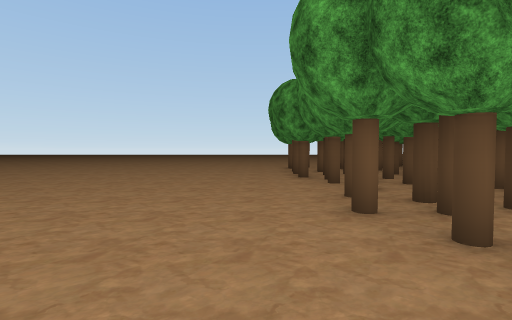
View 1 (above)

20 first-person views from a walk through a Unity game level. The camera is 1.4 m above the floor, tilts 2° down and sees 85° across. The floor is counted in squares, 2 m on a side. Each view is taken from the middle of a square. On the plan, view 1 faces up. The plan holds only what a view shows up to about 9 squares ahead; the rest is blank. The place goes on beyond the plan. Some trees and plants on the terrain are drawn as simple stand-ins. The player is left out.

View 2
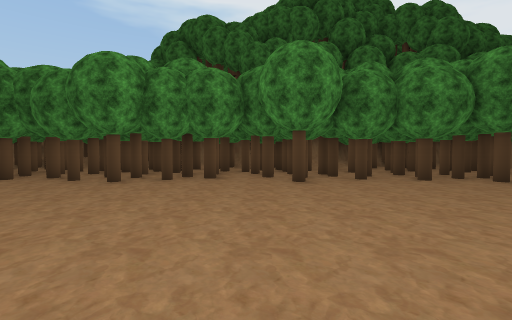

View 3
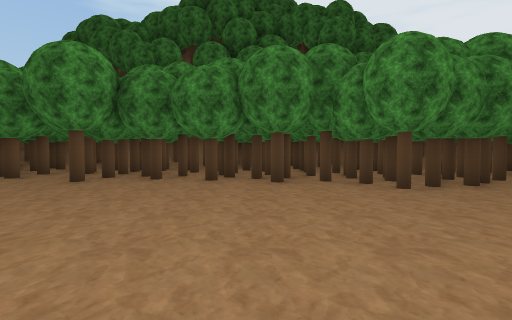

View 4
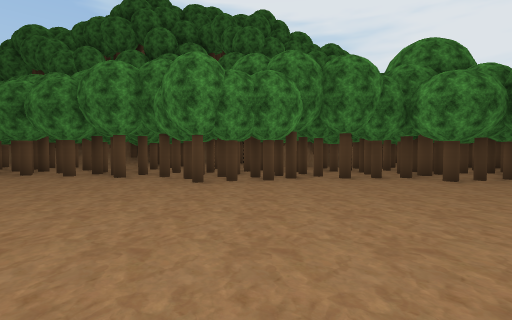

View 5
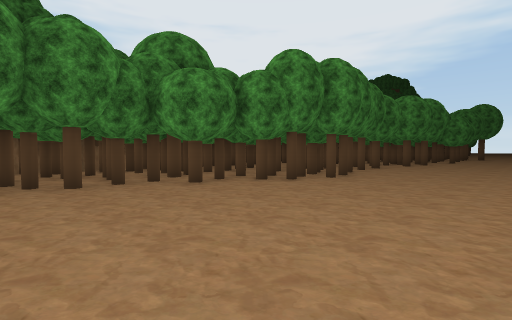

View 6
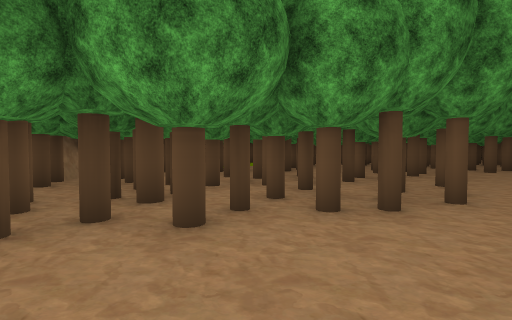

View 7
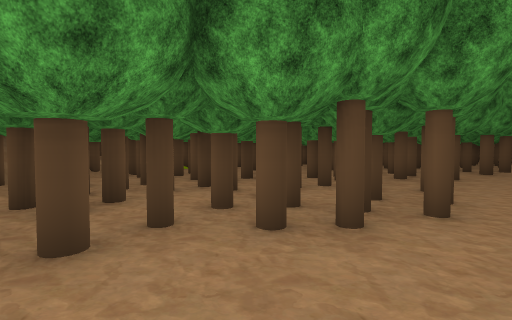

View 8
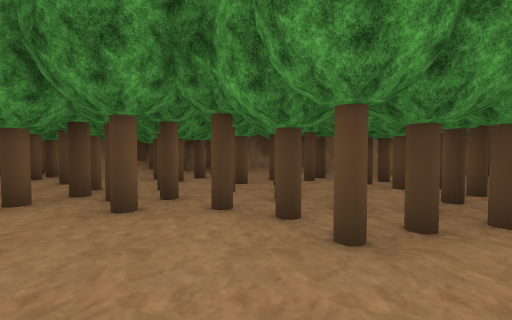

View 9
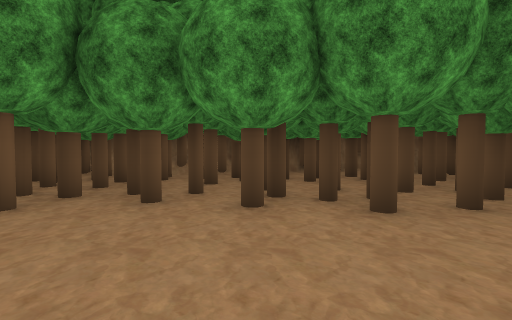

View 10
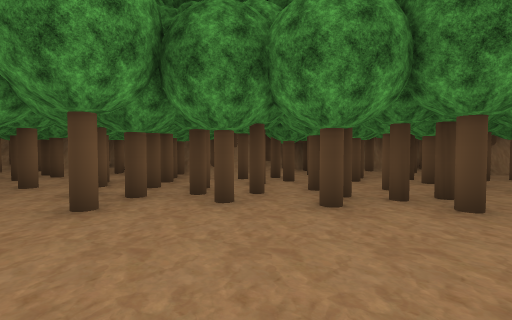

View 11
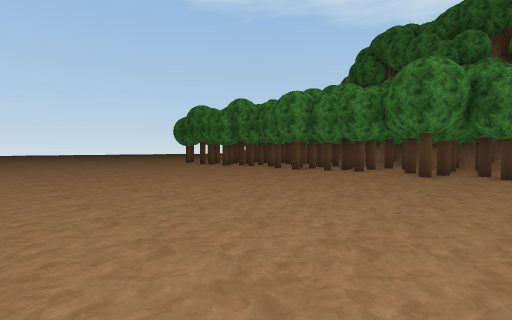

View 12
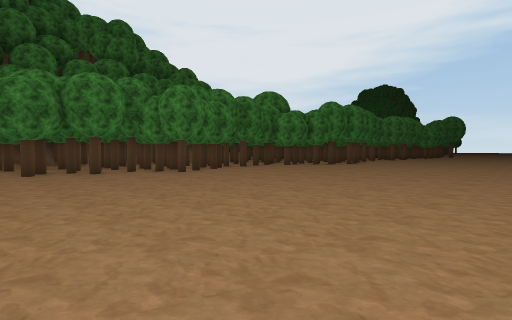

View 13
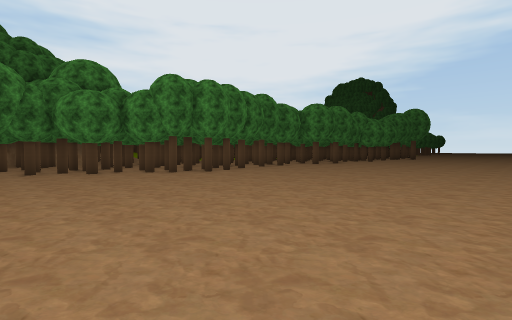

View 14
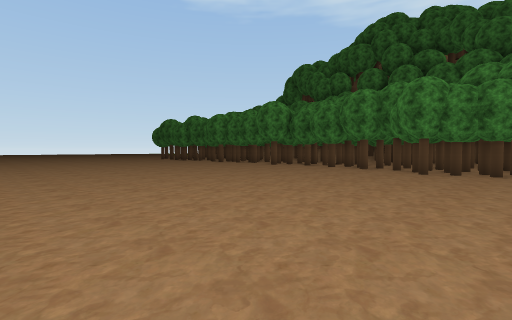

View 15
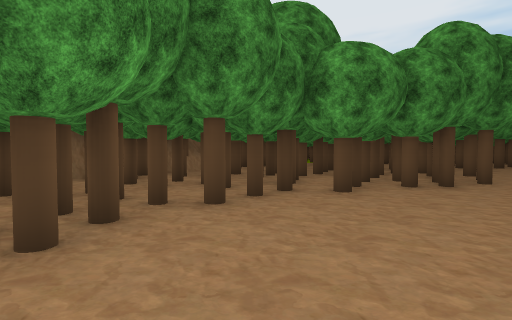

View 16
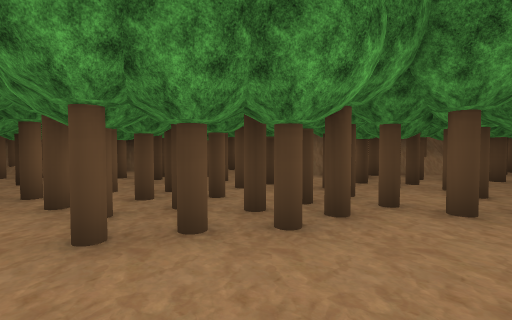

View 17
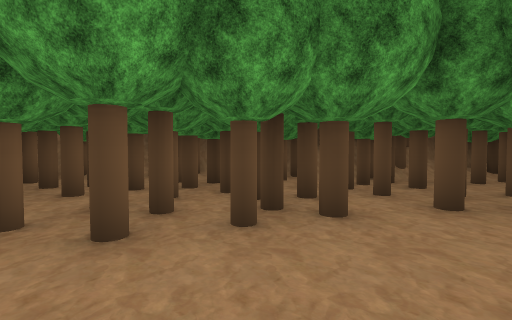

View 18
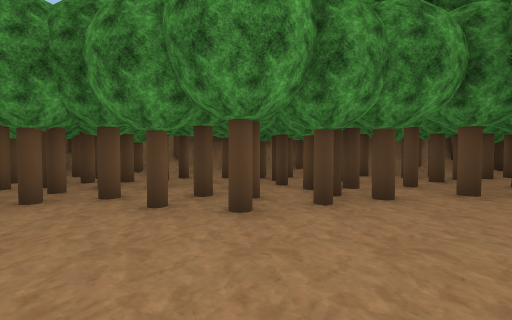

View 19
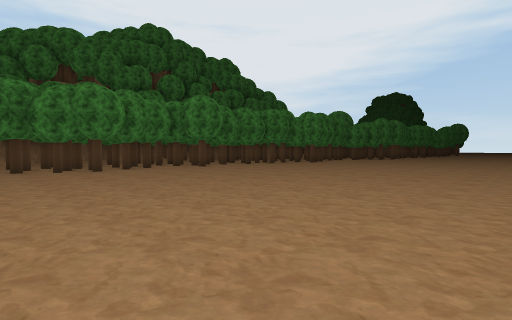

View 20
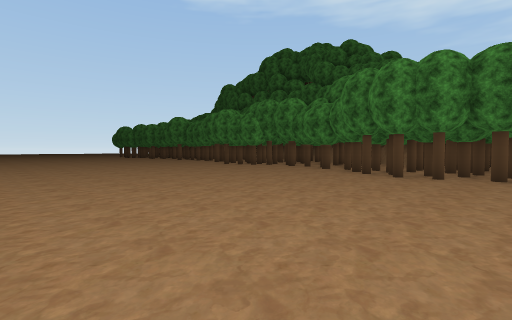

### Floor plan
Key: @ floor where view 1 was taken; # wall or solid block; . floor; T tree; O other object.
Columns run from 9 left of view 1 to 8 right of it. Each row starts with its distance up from view 1.
  6 ...........TTT OO
  5 ...........TTTTOO#
  4 ..........TT TT O#
  3 ..........TTTTTT
  2 ...........TTTT
  1 ...........TTT T#
  0 .........@.TTTTT
 -1 ..........TTTTTT
 -2 ...........TT.TT
 -3 ...........TTTTTT
 -4 ..........#TTTTT
 -5 ..........TTTTTOT
 -6 ...........T#.TOT
 -7 ..........TTTTT #
 -8 .........TTTTTOOT
 -9 ..........T#TTTT#
-10 ..........TTTT T#
-11 ..........TT#T O#
-12 ..........TTTTTT
-13 .........TTT##TT
-14 .........T#TTTT#O
-15 ........TTT#TT###O
-16 ........TTTTT TT#
-17 ........TTT.T T O
-18 ........TTTOT
-19 .........TTT

Positions as (right, up) in squares from view 1, and headings:
1: (0, 0), facing up
2: (-5, 0), facing right
3: (-5, -5), facing right
4: (-6, -9), facing right
5: (-5, -10), facing down-right
6: (-2, -12), facing down-right
7: (-2, -13), facing down-right
8: (-2, -7), facing right
9: (-2, -4), facing right
10: (-2, -3), facing right
11: (-7, -3), facing up-right
12: (-8, -3), facing down-right
13: (-9, -11), facing down-right
14: (-9, -10), facing up-right
15: (-2, -9), facing down-right
16: (-2, -9), facing right
17: (-1, 2), facing right
18: (-2, 3), facing right
19: (-9, 6), facing down-right
20: (-9, -19), facing up-right
